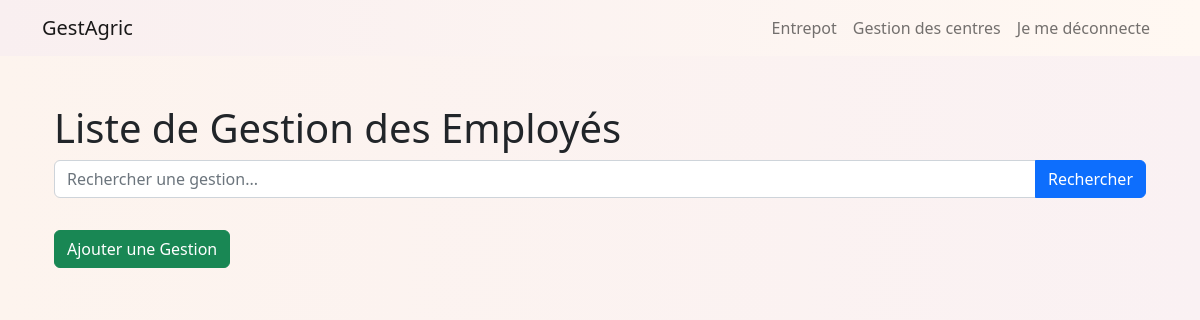
Page /gestionCentre/gestion_employes/ on the earlier database version.
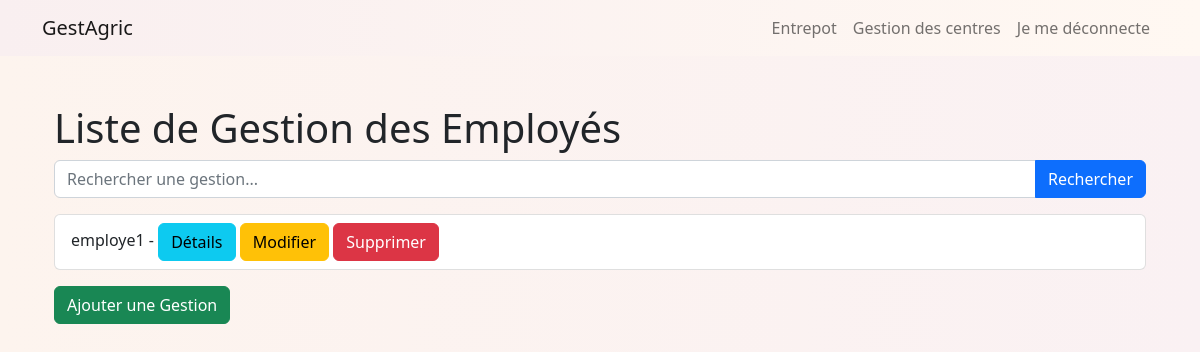
Same page on the later database version.
### gestionCentre/models.py (models this page shows, shortened)
class GestionDesEmployes(models.Model):
    employe = models.ForeignKey('Employe', on_delete=models.CASCADE)  # Lien vers le modèle Employé
    salaires_journaliers = models.DecimalField(max_digits=8, decimal_places=2,default=0)
    absences = models.IntegerField(default=0)  # Nombre de jours d'absence
    avances_salaire = models.DecimalField(max_digits=8, decimal_places=2, default=0, blank=True, null=True)  # Make this field optional
    date = models.DateField(default=timezone.now)

class Employe(models.Model):
    code = models.CharField(max_length=20)
    nom = models.CharField(max_length=100)
    adresse = models.CharField(max_length=200)
    telephone = models.CharField(max_length=15)
    salaire_jour = models.DecimalField(max_digits=10, decimal_places=2)
    centre = models.ForeignKey('Centre', on_delete=models.CASCADE)

### gestionCentre/views.py (the view)
# urls.py: path('gestion_employes/', views.gestion_employe_list, name='gestion_employe_list'),
def gestion_employe_list(request):
    query = request.GET.get('q')
    gestions = GestionDesEmployes.objects.all()
    if query:
        gestions = gestions.filter(employe__nom__icontains=query)  # Filtrer par le nom de l'employé
    return render(request, 'Gestion_Employe/gestion_employe_list.html', {'gestions': gestions})

### gestionCentre/templates/Gestion_Employe/gestion_employe_list.html (shortened to what this page needs)
{% extends 'base.html' %}
{% block content %}
<!DOCTYPE html>
<html>
<head>
    {% load static %}
    <link rel="stylesheet" href="{% static 'css/bootstrap.min.css' %}">
    <link rel="stylesheet" href="{% static 'css/css.css' %}">
</head>
<body>
    <div class="container mt-5">
        <h1>Liste de Gestion des Employés</h1>
        <form method="GET" class="mb-3">
            <div class="input-group">
                <input type="text" name="q" class="form-control" placeholder="Rechercher une gestion...">
                <button type="submit" class="btn btn-primary">Rechercher</button>
            </div>
        </form>
        <ul class="list-group">
            {% for gestion in gestions %}
                <li class="list-group-item">
                    {{ gestion.employe.nom }} -
                    <a href="{% url 'gerer_employe_detail' gestion.employe.id %}" class="btn btn-info">Détails</a>
                    <a href="{% url 'gerer_employe_edit' gestion.id %}" class="btn btn-warning">Modifier</a>
                    <a href="{% url 'gerer_employe_delete' gestion.id %}" class="btn btn-danger">Supprimer</a>
                </li>
            {% endfor %}
        </ul>
        <a href="{% url 'gerer_employe_new' %}" class="btn btn-success mt-3">Ajouter une Gestion</a>
    </div>
</body>
</html>
{% endblock %}

Differences in the rows shown:
added GestionDesEmployes: employe.nom "employe1"
